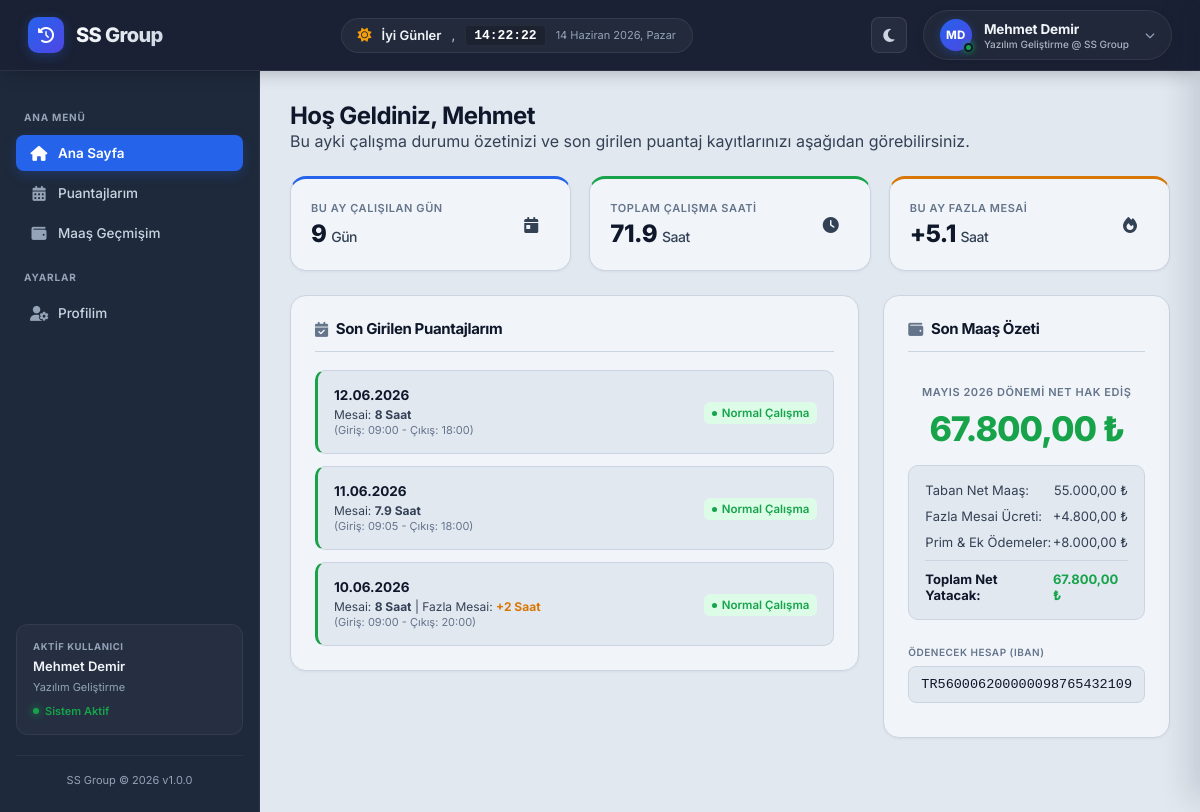
The app's page /dashboard.php (signed in) with its own data.
### tables this page shows
CREATE TABLE IF NOT EXISTS `users` (
  `id` INT AUTO_INCREMENT PRIMARY KEY,
  `username` VARCHAR(50) NOT NULL UNIQUE,
  `password_hash` VARCHAR(255) NOT NULL,
  `full_name` VARCHAR(100) NOT NULL,
  `email` VARCHAR(100) UNIQUE DEFAULT NULL,
  `department` VARCHAR(100) DEFAULT NULL,
  `company` VARCHAR(100) DEFAULT NULL,
  `avatar_url` VARCHAR(255) DEFAULT NULL,
   
  `iban` VARCHAR(34) DEFAULT NULL,
  `phone` VARCHAR(20) DEFAULT NULL,
  `address` TEXT DEFAULT NULL,
  `salary` DECIMAL(10,2) DEFAULT 0.00,
  `created_at` TIMESTAMP DEFAULT CURRENT_TIMESTAMP
);

CREATE TABLE IF NOT EXISTS `puantaj_records` (
  `id` INT AUTO_INCREMENT PRIMARY KEY,
  `user_id` INT NOT NULL,
  `record_date` DATE NOT NULL,
  `check_in` TIME DEFAULT NULL,
  `check_out` TIME DEFAULT NULL,
  `status` ENUM('Normal', 'Izinli', 'Devamsiz') DEFAULT 'Normal',
  `leave_type` VARCHAR(50) DEFAULT NULL,  
  `description` TEXT DEFAULT NULL,  
  `created_at` TIMESTAMP DEFAULT CURRENT_TIMESTAMP,
  FOREIGN KEY (`user_id`) REFERENCES `users` (`id`) ON DELETE CASCADE,
  UNIQUE KEY `unique_user_date` (`user_id`, `record_date`)
);

CREATE TABLE IF NOT EXISTS `salary_history` (
  `id` INT AUTO_INCREMENT PRIMARY KEY,
  `user_id` INT NOT NULL,
  `period` VARCHAR(7) NOT NULL,  
  `net_salary` DECIMAL(10,2) NOT NULL,
  `overtime_pay` DECIMAL(10,2) DEFAULT 0.00,
  `bonus` DECIMAL(10,2) DEFAULT 0.00,
  `payslip_available` TINYINT(1) DEFAULT 1,
  `created_at` TIMESTAMP DEFAULT CURRENT_TIMESTAMP,
  FOREIGN KEY (`user_id`) REFERENCES `users` (`id`) ON DELETE CASCADE,
  UNIQUE KEY `unique_user_period` (`user_id`, `period`)
);

### dashboard.php (the view, shortened to what the rows shown need)
<?php
require_once 'db.php';
$sessionUser = $_SESSION['user'];
try {
    $user_stmt = $pdo->prepare("SELECT * FROM users WHERE id = :id LIMIT 1");
    $user_stmt->execute(['id' => $sessionUser['id']]);
    $currentUser = $user_stmt->fetch();
} catch (\PDOException $e) {
    $currentUser = $sessionUser;
}
$nameWords = explode(' ', $currentUser['full_name']);
$userInitials = '';
if (!empty($nameWords)) {
    $userInitials .= mb_substr($nameWords[0], 0, 1, 'UTF-8');
    if (count($nameWords) > 1) {
        $userInitials .= mb_substr($nameWords[count($nameWords) - 1], 0, 1, 'UTF-8');
    }
}
$userInitials = mb_strtoupper($userInitials, 'UTF-8');
function calculatePuantaj($check_in, $check_out, $status) {
    $start = strtotime($check_in);
    $end = strtotime($check_out);
    $total_hours = ($end - $start) / 3600;
    if ($total_hours > 9) {
        $worked = 8;
        $overtime = $total_hours - 9;
    } else {
        $worked = max(0, $total_hours - 1);
        $overtime = 0;
    }
    return [
        'worked' => round($worked, 1),
        'overtime' => round($overtime, 1)
    ];
}
$salaryHistory = [];
try {
    $sal_stmt = $pdo->prepare("SELECT * FROM salary_history WHERE user_id = :user_id ORDER BY period DESC");
    $sal_stmt->execute(['user_id' => $currentUser['id']]);
    $salaryHistory = $sal_stmt->fetchAll();
} catch (\PDOException $e) {
}
$latestSalary = !empty($salaryHistory) ? $salaryHistory[0] : null;
$sql = "SELECT p.*, u.full_name FROM puantaj_records p
        JOIN users u ON p.user_id = u.id
        WHERE p.user_id = :user_id AND p.status = 'Normal'";
$params = ['user_id' => $currentUser['id']];
$sql .= " ORDER BY p.record_date DESC";
try {
    $p_stmt = $pdo->prepare($sql);
    $p_stmt->execute($params);
    $records = $p_stmt->fetchAll();
} catch (\PDOException $e) {
    $records = [];
}
$daily_wage = round($currentUser['salary'] / 30, 2);
$extra_pay = 200.00;
?>
<!DOCTYPE html>
<html lang="tr">
<head>
    <link rel="stylesheet" href="https://cdnjs.cloudflare.com/ajax/libs/font-awesome/6.4.0/css/all.min.css">
    <link rel="stylesheet" href="style.css">
</head>
<body>
    <nav class="top-nav">
        <div class="nav-user">
            <div class="user-profile-menu-container" id="user-profile-menu-container">
                <div class="user-profile" id="user-profile-trigger">
                    <div class="profile-avatar-wrapper">
                        <div class="profile-initials-badge"><?php echo $userInitials; ?></div>
                        <span class="profile-online-dot"></span>
                    </div>
                    <div class="user-meta">
                        <span class="user-name"><?php echo htmlspecialchars($currentUser['full_name']); ?></span>
                        <span class="user-dept"><?php echo htmlspecialchars($currentUser['department'] . ' @ ' . $currentUser['company']); ?></span>
                    </div>
                </div>
            </div>
        </div>
    </nav>
    <div class="app-layout">
        <aside class="sidebar">
            <div class="sidebar-widget">
                <span class="widget-title">Aktif Kullanıcı</span>
                <div class="widget-name"><?php echo htmlspecialchars($currentUser['full_name']); ?></div>
                <div class="widget-dept"><?php echo htmlspecialchars($currentUser['department']); ?></div>
                <div class="widget-status">
                    <span class="widget-status-dot"></span>
                    <span>Sistem Aktif</span>
                </div>
            </div>
        </aside>
        <main class="content-area">
            <section id="panel-home" class="tab-panel active">
                <div class="section-header">
                    <h1 class="section-title">Hoş Geldiniz, <?php echo htmlspecialchars(explode(' ', $currentUser['full_name'])[0]); ?></h1>
                    <p class="section-subtitle">Bu ayki çalışma durumu özetinizi ve son girilen puantaj kayıtlarınızı aşağıdan görebilirsiniz.</p>
                </div>
                <div class="dashboard-grid">
                    <div style="display:flex; flex-direction:column; gap:20px;">
                        <div class="dashboard-card">
                            <h2 class="card-title"><i class="fa-solid fa-calendar-check"></i> Son Girilen Puantajlarım</h2>
                            <div class="announcement-list">
                                <?php
                                $recent_records = array_slice($records, 0, 3);
                                if (empty($recent_records)):
                                ?>
                                    <p style="color: var(--text-secondary); text-align: center; padding: 20px;">Son günlere ait kayıt bulunamadı.</p>
                                <?php else: ?>
                                    <?php foreach ($recent_records as $rec):
                                        $calc = calculatePuantaj($rec['check_in'], $rec['check_out'], $rec['status']);
                                        $rec_start_ts = strtotime($rec['record_date'] . ' ' . $rec['check_in']);
                                        if (strtotime($rec['check_out']) < strtotime($rec['check_in'])) {
                                            $rec_end_ts = strtotime($rec['record_date'] . ' ' . $rec['check_out'] . ' +1 day');
                                        } else {
                                            $rec_end_ts = strtotime($rec['record_date'] . ' ' . $rec['check_out']);
                                        }
                                        $rec_elapsed_hours = round(($rec_end_ts - $rec_start_ts) / 3600, 1);
                                        $rec_work_hours = min(8, $rec_elapsed_hours);
                                        $rec_overtime_hours = max(0, $rec_elapsed_hours - 8);
                                        $badgeClass = 'badge-success';
                                        $statusLabel = 'Normal Çalışma';
                                    ?>
                                        <div class="announcement-item clickable-shift-row"
                                             data-date="<?php echo date('d.m.Y', strtotime($rec['record_date'])); ?>"
                                             data-person="<?php echo htmlspecialchars($rec['full_name']); ?>"
                                             data-start="<?php echo date('H:i', strtotime($rec['check_in'])); ?>"
                                             data-end="<?php echo date('H:i', strtotime($rec['check_out'])); ?>"
                                             data-work-hours="<?php echo $rec_work_hours; ?>"
                                             data-overtime-hours="<?php echo $rec_overtime_hours; ?>"
                                             data-daily-wage="<?php echo $daily_wage; ?>"
                                             data-extra-pay="<?php echo $extra_pay; ?>"
                                             style="display:flex; justify-content:space-between; align-items:center; border-left:3px solid <?php echo $rec['status'] === 'Normal' ? 'var(--success)' : ($rec['status'] === 'Izinli' ? 'var(--warning)' : 'var(--danger)'); ?>">
                                            <div style="display:flex; flex-direction:column; gap:4px;">
                                                <span style="font-weight:700; font-size:13.5px; color:var(--text-primary);">
                                                    <?php echo date('d.m.Y', strtotime($rec['record_date'])); ?>
                                                </span>
                                                <span style="font-size:12px; color:var(--text-secondary);">
                                                    <?php if ($rec['status'] === 'Normal'): ?>
                                                        Mesai: <strong><?php echo $calc['worked']; ?> Saat</strong>
                                                        <?php if ($calc['overtime'] > 0): ?>
                                                            | Fazla Mesai: <strong style="color: var(--warning);">+<?php echo $calc['overtime']; ?> Saat</strong>
                                                        <?php endif; ?>
                                                        <br>
                                                        <span style="font-size:11px; color:var(--text-muted);">
                                                            (Giriş: <?php echo date('H:i', strtotime($rec['check_in'])); ?> - Çıkış: <?php echo date('H:i', strtotime($rec['check_out'])); ?>)
                                                        </span>
                                                    <?php else: ?>
                                                        <?php echo htmlspecialchars($rec['description'] ?? '-'); ?>
                                                    <?php endif; ?>
                                                </span>
                                            </div>
                                            <div>
                                                <span class="badge <?php echo $badgeClass; ?>">
                                                    <span class="status-dot"></span>
                                                    <?php echo $statusLabel; ?>
                                                </span>
                                            </div>
                                        </div>
                                    <?php endforeach; ?>
                                <?php endif; ?>
                            </div>
                        </div>
                    </div>
                    <div class="dashboard-card">
                        <h2 class="card-title"><i class="fa-solid fa-wallet"></i> Son Maaş Özeti</h2>
                        <?php if (!$latestSalary): ?>
                            <div class="empty-state">
                                <div class="empty-icon"><i class="fa-solid fa-wallet"></i></div>
                                <div class="empty-title">Kayıt Bulunamadı</div>
                                <p style="font-size: 13px; color: var(--text-secondary);">Maaş kaydı bulunmamaktadır.</p>
                            </div>
                        <?php else:
                            $total_earnings = $latestSalary['net_salary'] + $latestSalary['overtime_pay'] + $latestSalary['bonus'];
                            $period_parts = explode('-', $latestSalary['period']);
                            $months_turkish = [
                                '01'=>'Ocak', '02'=>'Şubat', '03'=>'Mart', '04'=>'Nisan', '05'=>'Mayıs', '06'=>'Haziran',
                                '07'=>'Temmuz', '08'=>'Ağustos', '09'=>'Eylül', '10'=>'Ekim', '11'=>'Kasım', '12'=>'Aralık'
                            ];
                            $period_label = $months_turkish[$period_parts[1]] . ' ' . $period_parts[0];
                        ?>
                            <div class="salary-summary-box">
                                <span class="salary-label"><?php echo $period_label; ?> Dönemi Net Hak Ediş</span>
                                <div class="salary-amount"><?php echo number_format($total_earnings, 2, ',', '.'); ?> ₺</div>
                                <div class="salary-breakdown">
                                    <div class="breakdown-row">
                                        <span>Taban Net Maaş:</span>
                                        <span><?php echo number_format($latestSalary['net_salary'], 2, ',', '.'); ?> ₺</span>
                                    </div>
                                    <div class="breakdown-row">
                                        <span>Fazla Mesai Ücreti:</span>
                                        <span>+<?php echo number_format($latestSalary['overtime_pay'], 2, ',', '.'); ?> ₺</span>
                                    </div>
                                    <div class="breakdown-row">
                                        <span>Prim & Ek Ödemeler:</span>
                                        <span>+<?php echo number_format($latestSalary['bonus'], 2, ',', '.'); ?> ₺</span>
                                    </div>
                                    <div class="breakdown-row total">
                                        <span>Toplam Net Yatacak:</span>
                                        <span style="color: var(--success);"><?php echo number_format($total_earnings, 2, ',', '.'); ?> ₺</span>
                                    </div>
                                </div>
                                <div style="margin-top: 20px; text-align: left;">
                                    <span class="salary-label" style="font-size: 10px;">Ödenecek Hesap (IBAN)</span>
                                    <div class="iban-box" style="margin-top: 6px;">
                                        <div class="iban-code"><?php echo htmlspecialchars($currentUser['iban'] ?? 'IBAN Girilmemiş'); ?></div>
                                    </div>
                                </div>
                            </div>
                        <?php endif; ?>
                    </div>
                </div>
            </section>
        </main>
    </div>
</body>
</html>

### records on screen
users: full_name "MD", full_name "Mehmet Demir", department+company "Yazılım Geliştirme @ SS Group", department "Yazılım Geliştirme", full_name "Mehmet", iban "TR560006200000098765432109"
puantaj_records: record_date "12.06.2026", worked "8", check_in "09:00", check_out "18:00", statusLabel "Normal Çalışma"
puantaj_records: record_date "11.06.2026", worked "7.9", check_in "09:05", check_out "18:00", statusLabel "Normal Çalışma"
puantaj_records: record_date "10.06.2026", worked "8", overtime "2", check_in "09:00", check_out "20:00", statusLabel "Normal Çalışma"
salary_history: period "MAYIS 2026", total_earnings "67.800,00", net_salary "55.000,00", overtime_pay "4.800,00", bonus "8.000,00"

### other values on screen
$total_worked_days "9"
$total_worked_hours "71.9"
$total_overtime_hours "5.1"
